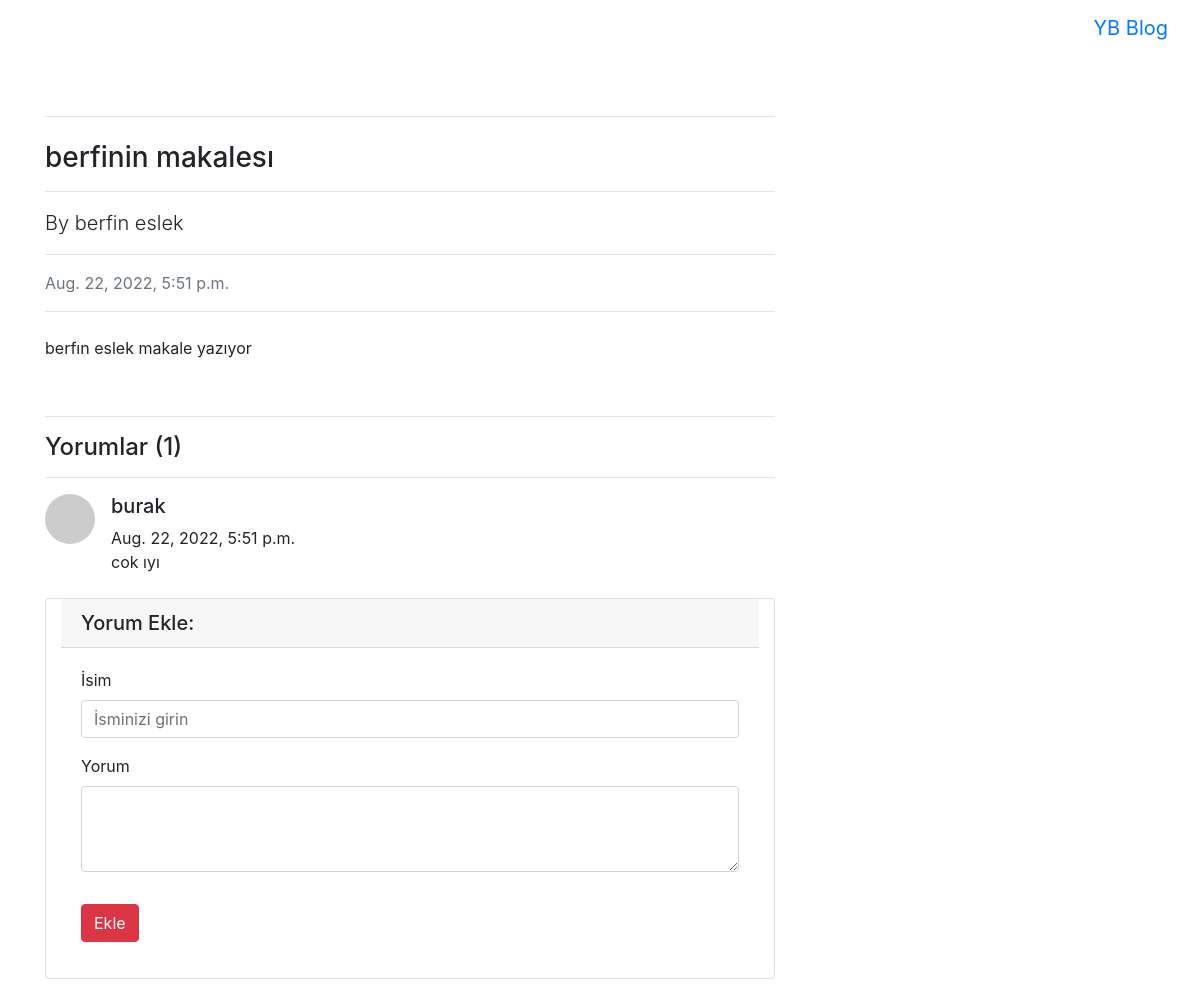
Screenshot of /articles/article/25 (signed in) with the database file from the repository.
### article/models.py (models this page shows, shortened)
class Article(models.Model):
    author=models.ForeignKey("auth.User",on_delete=models.CASCADE,verbose_name="Yazar")
    title=models.CharField(max_length=50,verbose_name="Başlık")
    content=RichTextField()
    created_date=models.DateTimeField(auto_now_add=True,verbose_name="Oluşturma Tarihi")
    article_image = models.FileField(blank=True,null=True,verbose_name="Makaleye Fotoğraf Ekleyin")
    class Meta:
        ordering = ['-created_date']

class Comment(models.Model):
    article = models.ForeignKey(Article,on_delete=models.CASCADE,verbose_name="Makale",related_name="comments")
    comment_author = models.CharField(max_length=50,verbose_name="İsim")
    comment_content = models.CharField(max_length=200,verbose_name="Yorum")
    comment_date = models.DateTimeField(auto_now_add=True)
    class Meta:
        ordering = ['-comment_date']

### article/views.py (the view)
# urls.py: path('article/<int:id>',views.detail,name="detail"),
def detail(request,id):
    article = get_object_or_404(Article,id=id)
    comments = article.comments.all()
    return render(request,"detail.html",{"article":article,"comments":comments})

### templates/detail.html (shortened to what this page needs)
{% extends "layout.html" %}
{% block body %}
<div class="row">
    <div class="col-lg-8">
        <article>
            <header class="mb-4">
                <hr>
                <h3 class="mt-4">{{article.title}}</h3>
                <hr>
                <p class = "lead">
                    By
                    {{article.author.username}}
                    <hr>
                <div class="text-muted fst-italic mb-2">{{article.created_date}}</div>
                <hr>
            </header>
            <p class="lead">
                    {{article.content|safe}}
            </p>
            <hr>
            <h4>Yorumlar {% if comments %}({{comments.count }}){% endif %}</h4>
            <hr>
            {% if comments %}
            {% for comment in comments  %}
                <div class="media mb-4">
                    <img class="d-flex mr-3 rounded-circle" src="http://placehold.it/50x50" alt="">
                    <div class="media-body">
                        <h5 class="mt-0">{{ comment.comment_author}}</h5>
                        {{comment.comment_date}} <br>
                        {{comment.comment_content}}
                    </div>
                </div>
            {% endfor %}
            {% else %}
            <div class ="alert alert-danger">
                Bu makaleye herhangi bir yorum yazılmamış,ilk yorum yapan siz olun!
            </div>
            {% endif %}
            <div class="card my-4 container">
                <h5 class="card-header">Yorum Ekle:</h5>
                <div class="card-body">
                  <form method = "post" action = "{% url 'article:comment' article.id %}">
                    <div class="form-group">
                        <label for="formGroupExampleInput">İsim</label>
                        <input name = "comment_author" type="text" class="form-control" id="formGroupExampleInput" placeholder="İsminizi girin">
                      </div>
                    <div class="form-group">
                        <label for="formGroupExampleInput">Yorum</label>
                      <textarea name = "comment_content" class="form-control" rows="3"></textarea>
                    </div>
                    <button type="submit" class="btn btn-danger my-3">Ekle</button>
                  </form>
                </div>
              </div>
              </div>
            </div>
    </div>
{% endblock body %}

### rows the page displays
Article: title "berfinin makalesı", author.username "berfin eslek", created_date "Aug. 22, 2022, 5:51 p.m.", content "berfın eslek makale yazıyor"
Comment: comment_author "burak", comment_date "Aug. 22, 2022, 5:51 p.m.", comment_content "cok ıyı"

### other values shown
{{ comments.count }} "1"
